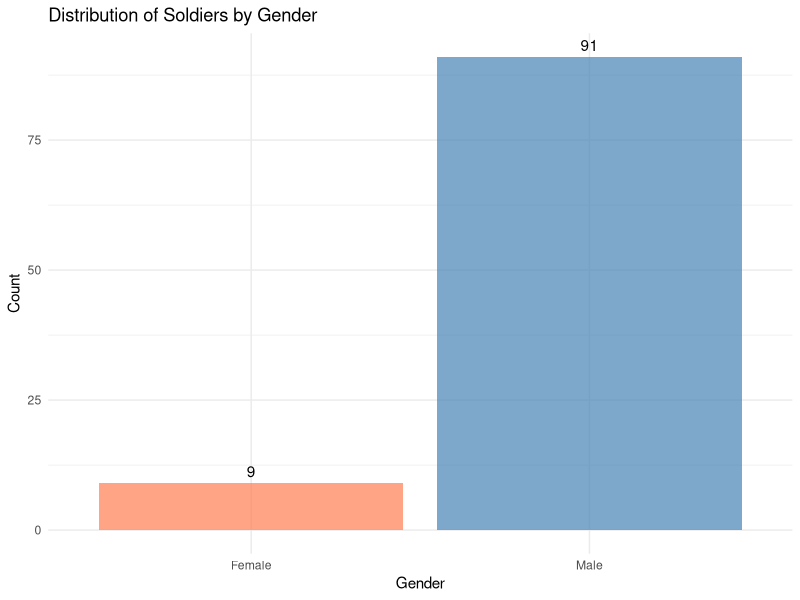
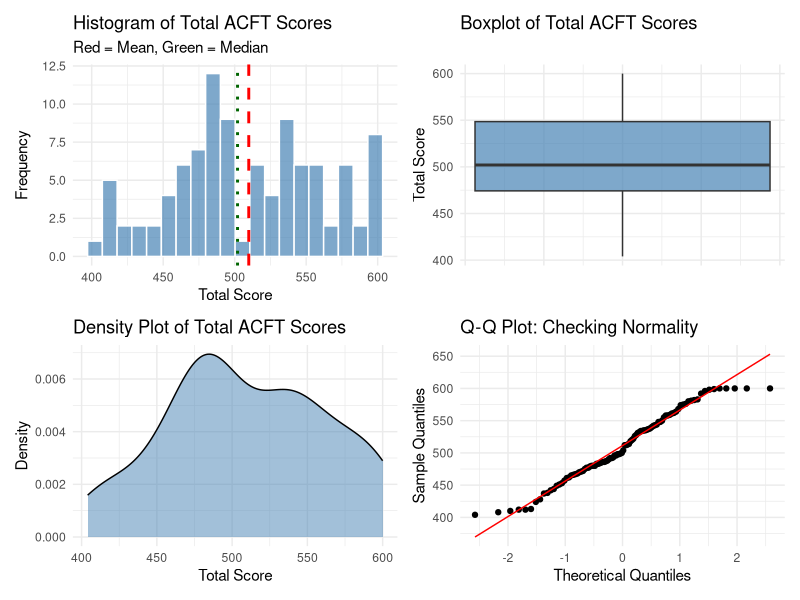
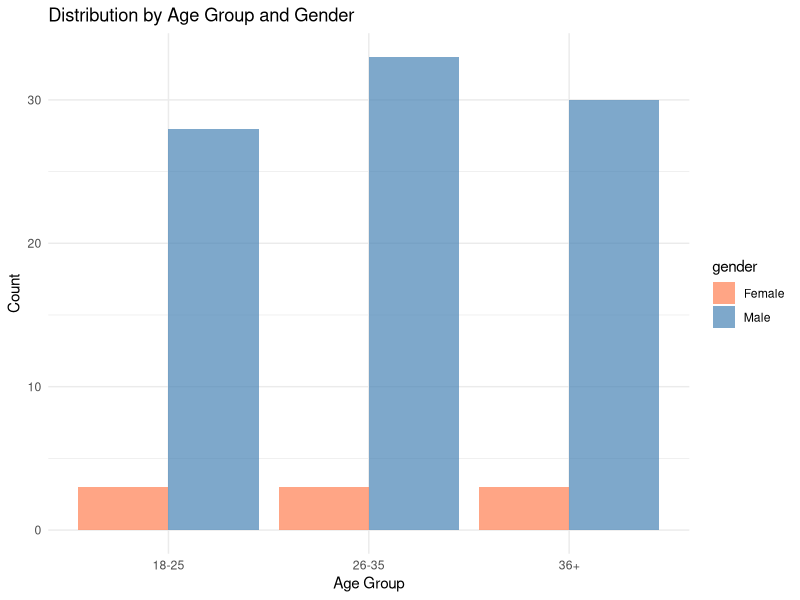
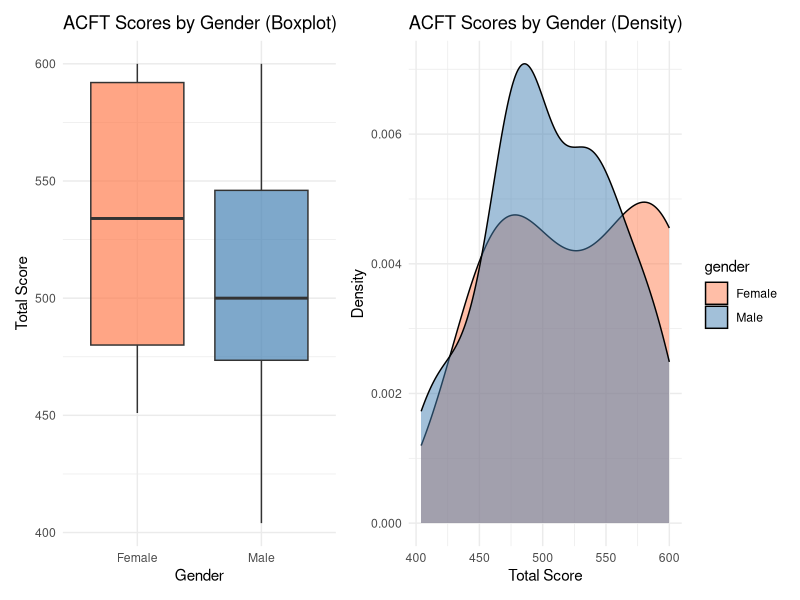
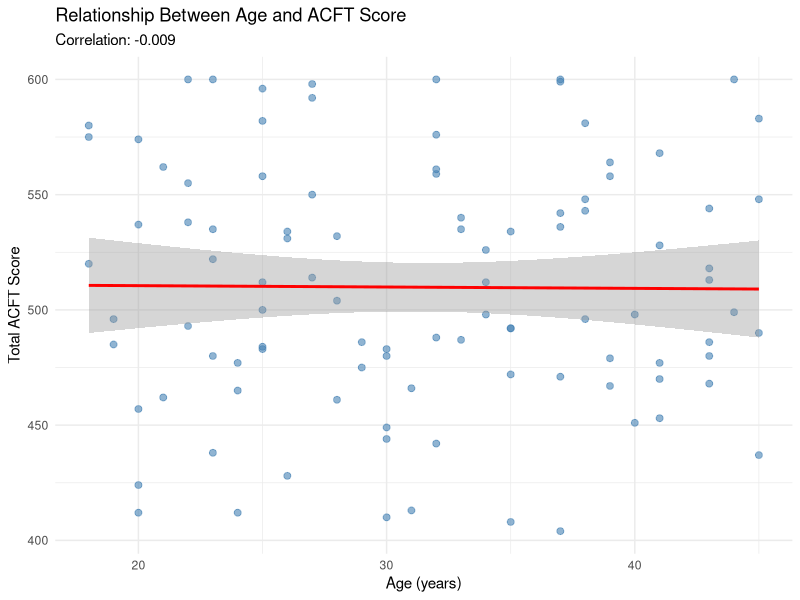
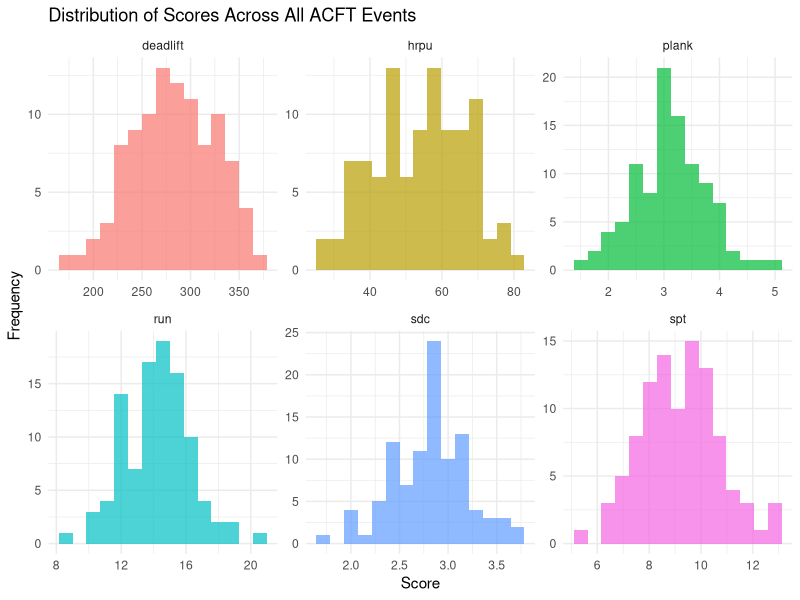
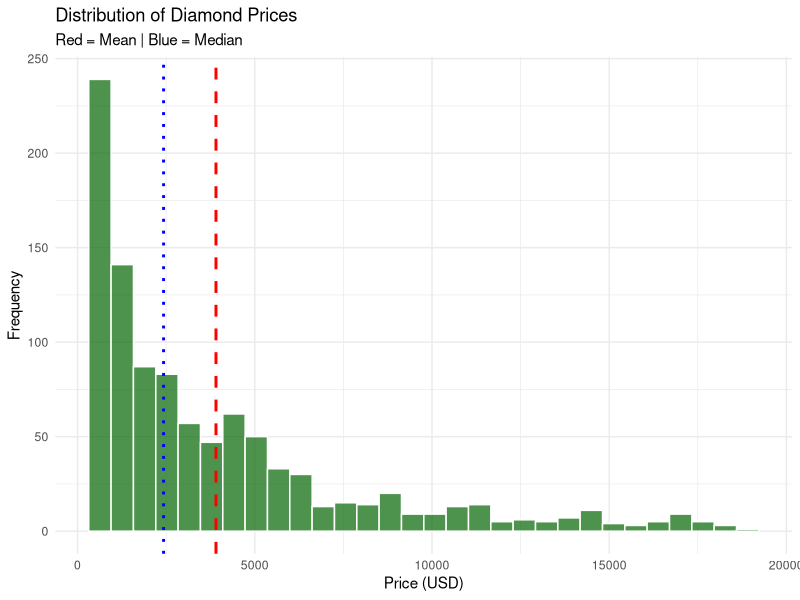
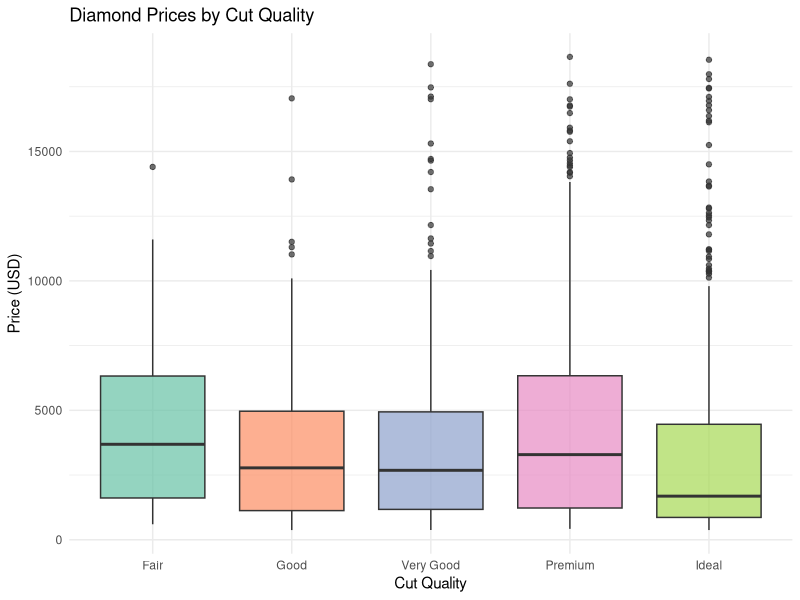

Here is the R script that generated these plots, in order:
## ---- chunk 1
library(tidyverse)
library(kableExtra)
library(patchwork)
set.seed(206)
## ---- chunk 2
# Create simulated ACFT dataset
acft_data <- tibble(
  soldier_id = 1:100,
  age = sample(18:45, 100, replace = TRUE),
  gender = sample(c("Male", "Female"), 100, replace = TRUE, prob = c(0.85, 0.15)),
  deadlift = round(rnorm(100, mean = 280, sd = 40)),
  spt = round(rnorm(100, mean = 9.5, sd = 1.5), 1),
  hrpu = round(rnorm(100, mean = 55, sd = 12)),
  sdc = round(rnorm(100, mean = 2.8, sd = 0.4), 1),
  plank = round(rnorm(100, mean = 3.2, sd = 0.6), 1),
  run = round(rnorm(100, mean = 14.5, sd = 2.0), 1)
) %>%
  mutate(
    # Calculate total score (simplified scoring)
    total_score = (deadlift/3) + (15-spt)*20 + hrpu*2 + (4-sdc)*50 + plank*25 + (20-run)*10
  ) %>%
  mutate(total_score = pmax(360, pmin(600, round(total_score))))

# View first few rows
head(acft_data, 10)
## ---- chunk 3
# Data dimensions
dim(acft_data)

# Variable types
str(acft_data)

# Summary statistics
summary(acft_data)
## ---- chunk 4
# Frequency table for gender
gender_table <- acft_data %>%
  count(gender) %>%
  mutate(percentage = round(n/sum(n)*100, 1))

gender_table %>%
  kable(col.names = c("Gender", "Count", "Percentage")) %>%
  kable_styling(bootstrap_options = c("striped", "hover"))
## ---- chunk 5
ggplot(acft_data, aes(x = gender, fill = gender)) +
  geom_bar(alpha = 0.7) +
  geom_text(stat = "count", aes(label = after_stat(count)), vjust = -0.5) +
  scale_fill_manual(values = c("coral", "steelblue")) +
  labs(title = "Distribution of Soldiers by Gender",
       x = "Gender", y = "Count") +
  theme_minimal() +
  theme(legend.position = "none")
## ---- chunk 6
# Summary statistics
score_summary <- acft_data %>%
  summarise(
    n = n(),
    Mean = round(mean(total_score), 1),
    SD = round(sd(total_score), 1),
    Min = min(total_score),
    Q1 = quantile(total_score, 0.25),
    Median = median(total_score),
    Q3 = quantile(total_score, 0.75),
    Max = max(total_score),
    IQR = IQR(total_score),
    Range = max(total_score) - min(total_score)
  )

score_summary %>%
  kable() %>%
  kable_styling(bootstrap_options = c("striped", "hover"))
## ---- chunk 7
# Histogram
p1 <- ggplot(acft_data, aes(x = total_score)) +
  geom_histogram(bins = 20, fill = "steelblue", color = "white", alpha = 0.7) +
  geom_vline(xintercept = mean(acft_data$total_score),
             color = "red", linetype = "dashed", linewidth = 1) +
  geom_vline(xintercept = median(acft_data$total_score),
             color = "darkgreen", linetype = "dotted", linewidth = 1) +
  labs(title = "Histogram of Total ACFT Scores",
       subtitle = "Red = Mean, Green = Median",
       x = "Total Score", y = "Frequency") +
  theme_minimal()

# Boxplot
p2 <- ggplot(acft_data, aes(y = total_score)) +
  geom_boxplot(fill = "steelblue", alpha = 0.7) +
  labs(title = "Boxplot of Total ACFT Scores",
       y = "Total Score") +
  theme_minimal() +
  theme(axis.text.x = element_blank(), axis.ticks.x = element_blank())

# Density plot
p3 <- ggplot(acft_data, aes(x = total_score)) +
  geom_density(fill = "steelblue", alpha = 0.5) +
  labs(title = "Density Plot of Total ACFT Scores",
       x = "Total Score", y = "Density") +
  theme_minimal()

# QQ plot to check normality
p4 <- ggplot(acft_data, aes(sample = total_score)) +
  stat_qq() +
  stat_qq_line(color = "red") +
  labs(title = "Q-Q Plot: Checking Normality",
       x = "Theoretical Quantiles", y = "Sample Quantiles") +
  theme_minimal()

# Combine plots
(p1 | p2) / (p3 | p4)
## ---- chunk 8
# Cross-tabulation
gender_age_table <- acft_data %>%
  mutate(age_group = cut(age, breaks = c(17, 25, 35, 50),
                         labels = c("18-25", "26-35", "36+"))) %>%
  count(gender, age_group) %>%
  pivot_wider(names_from = age_group, values_from = n, values_fill = 0)

gender_age_table %>%
  kable() %>%
  kable_styling(bootstrap_options = c("striped", "hover"))
## ---- chunk 9
acft_data %>%
  mutate(age_group = cut(age, breaks = c(17, 25, 35, 50),
                         labels = c("18-25", "26-35", "36+"))) %>%
  ggplot(aes(x = age_group, fill = gender)) +
  geom_bar(position = "dodge", alpha = 0.7) +
  scale_fill_manual(values = c("coral", "steelblue")) +
  labs(title = "Distribution by Age Group and Gender",
       x = "Age Group", y = "Count") +
  theme_minimal()
## ---- chunk 10
# Summary by gender
gender_scores <- acft_data %>%
  group_by(gender) %>%
  summarise(
    n = n(),
    Mean = round(mean(total_score), 1),
    SD = round(sd(total_score), 1),
    Median = median(total_score),
    IQR = IQR(total_score)
  )

gender_scores %>%
  kable() %>%
  kable_styling(bootstrap_options = c("striped", "hover"))
## ---- chunk 11
# Side-by-side boxplots
p1 <- ggplot(acft_data, aes(x = gender, y = total_score, fill = gender)) +
  geom_boxplot(alpha = 0.7) +
  scale_fill_manual(values = c("coral", "steelblue")) +
  labs(title = "ACFT Scores by Gender (Boxplot)",
       x = "Gender", y = "Total Score") +
  theme_minimal() +
  theme(legend.position = "none")

# Overlapping density plots
p2 <- ggplot(acft_data, aes(x = total_score, fill = gender)) +
  geom_density(alpha = 0.5) +
  scale_fill_manual(values = c("coral", "steelblue")) +
  labs(title = "ACFT Scores by Gender (Density)",
       x = "Total Score", y = "Density") +
  theme_minimal()

p1 | p2
## ---- chunk 12
# Scatterplot
ggplot(acft_data, aes(x = age, y = total_score)) +
  geom_point(alpha = 0.6, color = "steelblue", size = 2) +
  geom_smooth(method = "lm", se = TRUE, color = "red") +
  labs(title = "Relationship Between Age and ACFT Score",
       subtitle = paste("Correlation:", round(cor(acft_data$age, acft_data$total_score), 3)),
       x = "Age (years)", y = "Total ACFT Score") +
  theme_minimal()
## ---- chunk 13
# Calculate correlation
correlation <- cor(acft_data$age, acft_data$total_score)
cat("Correlation coefficient:", round(correlation, 3), "\n")
## ---- chunk 14
# Reshape data for faceted plots
acft_long <- acft_data %>%
  select(soldier_id, deadlift, spt, hrpu, sdc, plank, run) %>%
  pivot_longer(cols = -soldier_id, names_to = "event", values_to = "score")

# Faceted histograms
ggplot(acft_long, aes(x = score, fill = event)) +
  geom_histogram(bins = 15, alpha = 0.7, show.legend = FALSE) +
  facet_wrap(~event, scales = "free") +
  labs(title = "Distribution of Scores Across All ACFT Events",
       x = "Score", y = "Frequency") +
  theme_minimal()
## ---- chunk 15
# Select only numeric event columns
cor_matrix <- acft_data %>%
  select(deadlift, spt, hrpu, sdc, plank, run, total_score) %>%
  cor() %>%
  round(2)

cor_matrix %>%
  kable() %>%
  kable_styling(bootstrap_options = c("striped", "hover"), font_size = 11)
## ---- chunk 16
# Use IQR method to detect outliers in total score
Q1 <- quantile(acft_data$total_score, 0.25)
Q3 <- quantile(acft_data$total_score, 0.75)
IQR_val <- Q3 - Q1

lower_fence <- Q1 - 1.5 * IQR_val
upper_fence <- Q3 + 1.5 * IQR_val

outliers <- acft_data %>%
  filter(total_score < lower_fence | total_score > upper_fence) %>%
  select(soldier_id, age, gender, total_score)

cat("Outlier detection thresholds:\n")
cat("Lower fence:", lower_fence, "\n")
cat("Upper fence:", upper_fence, "\n\n")

if(nrow(outliers) > 0) {
  cat("Outliers detected:\n")
  print(outliers)
} else {
  cat("No outliers detected.\n")
}
## ---- chunk 17
# Load diamonds data
data(diamonds)

# Take a random sample for easier computation
diamonds_sample <- diamonds %>% sample_n(1000)

# Quick overview
glimpse(diamonds_sample)
## ---- chunk 18
# Summary statistics
diamonds_sample %>%
  summarise(
    Mean = round(mean(price), 2),
    Median = median(price),
    SD = round(sd(price), 2),
    IQR = IQR(price),
    Min = min(price),
    Max = max(price)
  ) %>%
  kable() %>%
  kable_styling(bootstrap_options = c("striped", "hover"))

# Histogram with mean and median
ggplot(diamonds_sample, aes(x = price)) +
  geom_histogram(bins = 30, fill = "darkgreen", color = "white", alpha = 0.7) +
  geom_vline(xintercept = mean(diamonds_sample$price),
             color = "red", linetype = "dashed", linewidth = 1) +
  geom_vline(xintercept = median(diamonds_sample$price),
             color = "blue", linetype = "dotted", linewidth = 1) +
  labs(title = "Distribution of Diamond Prices",
       subtitle = "Red = Mean | Blue = Median",
       x = "Price (USD)", y = "Frequency") +
  theme_minimal()
## ---- chunk 19
# Summary by cut
cut_summary <- diamonds_sample %>%
  group_by(cut) %>%
  summarise(
    n = n(),
    Mean_Price = round(mean(price), 2),
    Median_Price = median(price),
    SD = round(sd(price), 2)
  ) %>%
  arrange(desc(Mean_Price))

cut_summary %>%
  kable() %>%
  kable_styling(bootstrap_options = c("striped", "hover"))

# Boxplot comparison
ggplot(diamonds_sample, aes(x = cut, y = price, fill = cut)) +
  geom_boxplot(alpha = 0.7) +
  scale_fill_brewer(palette = "Set2") +
  labs(title = "Diamond Prices by Cut Quality",
       x = "Cut Quality", y = "Price (USD)") +
  theme_minimal() +
  theme(legend.position = "none")
## ---- chunk 20
# Scatterplot
ggplot(diamonds_sample, aes(x = carat, y = price, color = cut)) +
  geom_point(alpha = 0.6) +
  geom_smooth(method = "lm", se = FALSE, color = "black", linetype = "dashed") +
  scale_color_brewer(palette = "Set1") +
  labs(title = "Relationship Between Carat Weight and Price",
       subtitle = paste("Overall Correlation:", round(cor(diamonds_sample$carat, diamonds_sample$price), 3)),
       x = "Carat Weight", y = "Price (USD)",
       color = "Cut Quality") +
  theme_minimal()

# Correlation
cor(diamonds_sample$carat, diamonds_sample$price)
## ---- chunk 21
eda_checklist <- tibble(
  Step = 1:10,
  Task = c(
    "Load data and check dimensions",
    "Inspect variable types and structure",
    "Check for missing values",
    "Calculate summary statistics (mean, median, SD, quartiles)",
    "Create histograms/boxplots for key quantitative variables",
    "Create bar charts for categorical variables",
    "Identify and investigate outliers",
    "Explore relationships between variables (scatterplots, correlations)",
    "Check distribution shapes (symmetric, skewed, normal?)",
    "Document findings and generate hypotheses"
  ),
  Completed = rep("☐", 10)
)

eda_checklist %>%
  kable() %>%
  kable_styling(bootstrap_options = c("striped", "hover"))
